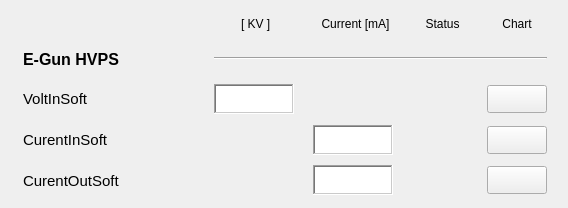
       <widget class="QWidget" name="scrollAreaWidgetContents_13">
        <property name="geometry">
         <rect>
          <x>0</x>
          <y>0</y>
          <width>568</width>
          <height>208</height>
         </rect>
        </property>
        <widget class="QWidget" name="layoutWidget_3">
         <property name="geometry">
          <rect>
           <x>10</x>
           <y>10</y>
           <width>551</width>
           <height>190</height>
          </rect>
         </property>
         <layout class="QGridLayout" name="gridLayout_5">
          <item row="0" column="1">
           <widget class="PyDMLabel" name="PyDMLabel_72">
            <property name="minimumSize">
             <size>
              <width>0</width>
              <height>24</height>
             </size>
            </property>
            <property name="maximumSize">
             <size>
              <width>16777215</width>
              <height>24</height>
             </size>
            </property>
            <property name="toolTip">
             <string/>
            </property>
            <property name="text">
             <string> [ KV ]</string>
            </property>
            <property name="alignment">
             <set>Qt::AlignCenter</set>
            </property>
           </widget>
          </item>
          <item row="0" column="2">
           <widget class="PyDMLabel" name="PyDMLabel_73">
            <property name="minimumSize">
             <size>
              <width>85</width>
              <height>24</height>
             </size>
            </property>
            <property name="maximumSize">
             <size>
              <width>16777215</width>
              <height>24</height>
             </size>
            </property>
            <property name="toolTip">
             <string/>
            </property>
            <property name="text">
             <string>Current [mA]</string>
            </property>
            <property name="alignment">
             <set>Qt::AlignCenter</set>
            </property>
           </widget>
          </item>
          <item row="0" column="3">
           <widget class="PyDMLabel" name="PyDMLabel_74">
            <property name="toolTip">
             <string/>
            </property>
            <property name="text">
             <string>Status</string>
            </property>
            <property name="alignment">
             <set>Qt::AlignCenter</set>
            </property>
           </widget>
          </item>
          <item row="0" column="4">
           <widget class="PyDMLabel" name="PyDMLabel_132">
            <property name="toolTip">
             <string/>
            </property>
            <property name="text">
             <string>Chart</string>
            </property>
            <property name="alignment">
             <set>Qt::AlignCenter</set>
            </property>
           </widget>
          </item>
          <item row="1" column="0">
           <widget class="PyDMLabel" name="PyDMLabel_133">
            <property name="minimumSize">
             <size>
              <width>172</width>
              <height>30</height>
             </size>
            </property>
            <property name="maximumSize">
             <size>
              <width>172</width>
              <height>30</height>
             </size>
            </property>
            <property name="font">
             <font>
              <pointsize>12</pointsize>
              <weight>75</weight>
              <bold>true</bold>
             </font>
            </property>
            <property name="toolTip">
             <string/>
            </property>
            <property name="text">
             <string>E-Gun HVPS</string>
            </property>
           </widget>
          </item>
          <item row="1" column="1" colspan="4">
           <widget class="Line" name="line_14">
            <property name="sizeIncrement">
             <size>
              <width>0</width>
              <height>0</height>
             </size>
            </property>
            <property name="baseSize">
             <size>
              <width>0</width>
              <height>0</height>
             </size>
            </property>
            <property name="autoFillBackground">
             <bool>false</bool>
            </property>
            <property name="frameShadow">
             <enum>QFrame::Sunken</enum>
            </property>
            <property name="lineWidth">
             <number>1</number>
            </property>
            <property name="midLineWidth">
             <number>0</number>
            </property>
            <property name="orientation">
             <enum>Qt::Horizontal</enum>
            </property>
           </widget>
          </item>
          <item row="2" column="0">
           <widget class="PyDMLabel" name="PyDMLabel_134">
            <property name="minimumSize">
             <size>
              <width>172</width>
              <height>30</height>
             </size>
            </property>
            <property name="maximumSize">
             <size>
              <width>172</width>
              <height>30</height>
             </size>
            </property>
            <property name="font">
             <font>
              <pointsize>11</pointsize>
             </font>
            </property>
            <property name="toolTip">
             <string/>
            </property>
            <property name="text">
             <string>VoltInSoft</string>
            </property>
           </widget>
          </item>
          <item row="2" column="1">
           <widget class="PyDMLabel" name="PyDMLabel_75">
            <property name="enabled">
             <bool>true</bool>
            </property>
            <property name="minimumSize">
             <size>
              <width>80</width>
              <height>30</height>
             </size>
            </property>
            <property name="maximumSize">
             <size>
              <width>80</width>
              <height>30</height>
             </size>
            </property>
            <property name="toolTip">
             <string/>
            </property>
            <property name="accessibleDescription">
             <string/>
            </property>
            <property name="layoutDirection">
             <enum>Qt::LeftToRight</enum>
            </property>
            <property name="autoFillBackground">
             <bool>false</bool>
            </property>
            <property name="styleSheet">
             <string notr="true">background-color: qlineargradient(spread:pad, x1:0, y1:0, x2:1, y2:1, stop:0 rgba(255, 255, 255, 255), stop:1 rgba(255, 255, 255, 255));</string>
            </property>
            <property name="frameShape">
             <enum>QFrame::WinPanel</enum>
            </property>
            <property name="frameShadow">
             <enum>QFrame::Sunken</enum>
            </property>
            <property name="alignment">
             <set>Qt::AlignRight|Qt::AlignTrailing|Qt::AlignVCenter</set>
            </property>
            <property name="channel" stdset="0">
             <string>LI-01:EG-HVPS:voltinsoft</string>
            </property>
           </widget>
          </item>
          <item row="2" column="4">
           <widget class="PyDMPushButton" name="PyDMPushButton_64">
            <property name="minimumSize">
             <size>
              <width>60</width>
              <height>28</height>
             </size>
            </property>
            <property name="maximumSize">
             <size>
              <width>60</width>
              <height>28</height>
             </size>
            </property>
            <property name="toolTip">
             <string/>
            </property>
           </widget>
          </item>
          <item row="3" column="0">
           <widget class="PyDMLabel" name="PyDMLabel_76">
            <property name="minimumSize">
             <size>
              <width>172</width>
              <height>30</height>
             </size>
            </property>
            <property name="maximumSize">
             <size>
              <width>172</width>
              <height>16777215</height>
             </size>
            </property>
            <property name="font">
             <font>
              <pointsize>11</pointsize>
             </font>
            </property>
            <property name="toolTip">
             <string/>
            </property>
            <property name="text">
             <string>CurentInSoft</string>
            </property>
           </widget>
          </item>
          <item row="3" column="4">
           <widget class="PyDMPushButton" name="PyDMPushButton_65">
            <property name="minimumSize">
             <size>
              <width>60</width>
              <height>28</height>
             </size>
            </property>
            <property name="maximumSize">
             <size>
              <width>60</width>
              <height>28</height>
             </size>
            </property>
            <property name="toolTip">
             <string/>
            </property>
           </widget>
          </item>
          <item row="4" column="0">
           <widget class="PyDMLabel" name="pv02raps01_8">
            <property name="minimumSize">
             <size>
              <width>172</width>
              <height>30</height>
             </size>
            </property>
            <property name="maximumSize">
             <size>
              <width>172</width>
              <height>16777215</height>
             </size>
            </property>
            <property name="font">
             <font>
              <pointsize>11</pointsize>
             </font>
            </property>
            <property name="toolTip">
             <string/>
            </property>
            <property name="text">
             <string>CurentOutSoft</string>
            </property>
           </widget>
          </item>
          <item row="4" column="2">
           <widget class="PyDMLabel" name="PyDMLabel_135">
            <property name="enabled">
             <bool>true</bool>
            </property>
            <property name="minimumSize">
             <size>
              <width>80</width>
              <height>30</height>
             </size>
            </property>
            <property name="maximumSize">
             <size>
              <width>80</width>
              <height>30</height>
             </size>
            </property>
            <property name="toolTip">
             <string/>
            </property>
            <property name="accessibleDescription">
             <string/>
            </property>
            <property name="layoutDirection">
             <enum>Qt::LeftToRight</enum>
            </property>
            <property name="autoFillBackground">
             <bool>false</bool>
            </property>
            <property name="styleSheet">
             <string notr="true">background-color: qlineargradient(spread:pad, x1:0, y1:0, x2:1, y2:1, stop:0 rgba(255, 255, 255, 255), stop:1 rgba(255, 255, 255, 255));</string>
            </property>
            <property name="frameShape">
             <enum>QFrame::WinPanel</enum>
            </property>
            <property name="frameShadow">
             <enum>QFrame::Sunken</enum>
            </property>
            <property name="alignment">
             <set>Qt::AlignRight|Qt::AlignTrailing|Qt::AlignVCenter</set>
            </property>
            <property name="channel" stdset="0">
             <string>LI-01:EG-HVPS:currentoutsoft</string>
            </property>
           </widget>
          </item>
          <item row="4" column="4">
           <widget class="PyDMPushButton" name="PyDMPushButton_66">
            <property name="minimumSize">
             <size>
              <width>60</width>
              <height>28</height>
             </size>
            </property>
            <property name="maximumSize">
             <size>
              <width>60</width>
              <height>28</height>
             </size>
            </property>
            <property name="toolTip">
             <string/>
            </property>
           </widget>
          </item>
          <item row="3" column="2">
           <widget class="PyDMLabel" name="PyDMLabel_136">
            <property name="enabled">
             <bool>true</bool>
            </property>
            <property name="minimumSize">
             <size>
              <width>80</width>
              <height>30</height>
             </size>
            </property>
            <property name="maximumSize">
             <size>
              <width>80</width>
              <height>30</height>
             </size>
            </property>
            <property name="toolTip">
             <string/>
            </property>
            <property name="accessibleDescription">
             <string/>
            </property>
            <property name="layoutDirection">
             <enum>Qt::LeftToRight</enum>
            </property>
            <property name="autoFillBackground">
             <bool>false</bool>
            </property>
            <property name="styleSheet">
             <string notr="true">background-color: qlineargradient(spread:pad, x1:0, y1:0, x2:1, y2:1, stop:0 rgba(255, 255, 255, 255), stop:1 rgba(255, 255, 255, 255));</string>
            </property>
            <property name="frameShape">
             <enum>QFrame::WinPanel</enum>
            </property>
            <property name="frameShadow">
             <enum>QFrame::Sunken</enum>
            </property>
            <property name="alignment">
             <set>Qt::AlignRight|Qt::AlignTrailing|Qt::AlignVCenter</set>
            </property>
            <property name="channel" stdset="0">
             <string>LI-01:EG-HVPS:currentinsoft</string>
            </property>
           </widget>
          </item>
          <item row="2" column="3">
           <widget class="SiriusLedAlert" name="led_hvpsvoltin">
            <property name="sizePolicy">
             <sizepolicy hsizetype="Preferred" vsizetype="Preferred">
              <horstretch>0</horstretch>
              <verstretch>0</verstretch>
             </sizepolicy>
            </property>
            <property name="minimumSize">
             <size>
              <width>51</width>
              <height>35</height>
             </size>
            </property>
            <property name="maximumSize">
             <size>
              <width>51</width>
              <height>35</height>
             </size>
            </property>
            <property name="toolTip">
             <string/>
            </property>
            <property name="state">
             <bool>true</bool>
            </property>
            <property name="onColor">
             <color>
              <red>0</red>
              <green>140</green>
              <blue>0</blue>
             </color>
            </property>
            <property name="offColor">
             <color>
              <red>207</red>
              <green>0</green>
              <blue>0</blue>
             </color>
            </property>
            <property name="channel" stdset="0">
             <string>LI-01:EG-HVPS:swstatus</string>
            </property>
           </widget>
          </item>
          <item row="4" column="3">
           <widget class="SiriusLedAlert" name="led_hvpscurrout">
            <property name="sizePolicy">
             <sizepolicy hsizetype="Preferred" vsizetype="Preferred">
              <horstretch>0</horstretch>
              <verstretch>0</verstretch>
             </sizepolicy>
            </property>
            <property name="minimumSize">
             <size>
              <width>51</width>
              <height>35</height>
             </size>
            </property>
            <property name="maximumSize">
             <size>
              <width>51</width>
              <height>35</height>
             </size>
            </property>
            <property name="toolTip">
             <string/>
            </property>
            <property name="state">
             <bool>true</bool>
            </property>
            <property name="onColor">
             <color>
              <red>0</red>
              <green>140</green>
              <blue>0</blue>
             </color>
            </property>
            <property name="offColor">
             <color>
              <red>207</red>
              <green>0</green>
              <blue>0</blue>
             </color>
            </property>
            <property name="channel" stdset="0">
             <string>LI-01:EG-HVPS:enstatus</string>
            </property>
           </widget>
          </item>
         </layout>
        </widget>
       </widget>
